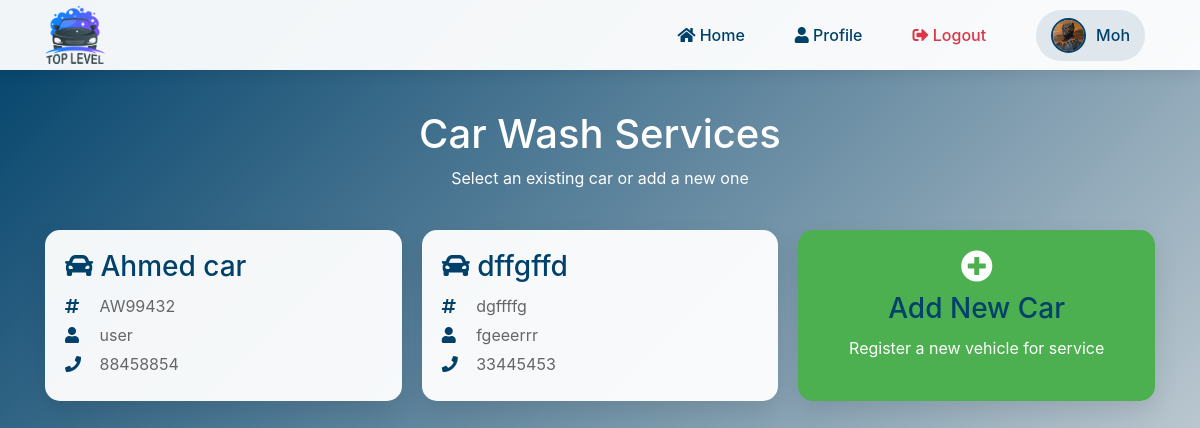
/car_wash_services.php?type=saloon (signed in), run on the app's committed database.
### tables this page shows
CREATE TABLE `client_cars` (
  `id` int(11) NOT NULL,
  `employee_id` int(11) NOT NULL,
  `car_number` varchar(20) NOT NULL,
  `car_name` varchar(100) NOT NULL,
  `car_type` enum('saloon','4wheel') NOT NULL,
  `created_at` timestamp NOT NULL DEFAULT current_timestamp(),
  `updated_at` timestamp NOT NULL DEFAULT current_timestamp() ON UPDATE current_timestamp(),
  `client_name` varchar(100) DEFAULT NULL,
  `phone` varchar(15) DEFAULT NULL
);

### car_wash_services.php (the view, shortened to what this page needs)
<?php
$car_type = $_GET['type'];
include('db.php');
$cars_sql = "SELECT c.*, u.employee_name
             FROM client_cars c
             JOIN users u ON c.employee_id = u.id
             WHERE c.car_type = ?
             ORDER BY c.created_at DESC";
$cars_stmt = $conn->prepare($cars_sql);
$cars_stmt->bind_param("s", $car_type);
$cars_stmt->execute();
$existing_cars = $cars_stmt->get_result();
?>
<!DOCTYPE html>
<html lang="en">
<head>
    <link rel="stylesheet" href="https://cdnjs.cloudflare.com/ajax/libs/font-awesome/5.15.4/css/all.min.css">
</head>
<body>
    <?php include 'nav.php'; ?>
    <div class="container">
        <div class="page-title">
            <h1>Car Wash Services</h1>
            <p>Select an existing car or add a new one</p>
        </div>
        <div class="cars-container">
            <?php if ($existing_cars->num_rows > 0): ?>
                <?php while($car = $existing_cars->fetch_assoc()): ?>
                    <div class="car-card" onclick="selectCar('<?php echo htmlspecialchars(json_encode($car)); ?>')">
                        <h3><i class="fas fa-car"></i> <?php echo htmlspecialchars($car['car_name']); ?></h3>
                        <div class="car-info">
                            <i class="fas fa-hashtag"></i> <?php echo htmlspecialchars($car['car_number']); ?>
                        </div>
                        <div class="car-info">
                            <i class="fas fa-user"></i> <?php echo htmlspecialchars($car['client_name']); ?>
                        </div>
                        <div class="car-info">
                            <i class="fas fa-phone"></i> <?php echo htmlspecialchars($car['phone']); ?>
                        </div>
                    </div>
                <?php endwhile; ?>
            <?php endif; ?>
            <div class="car-card add-new-car" onclick="showNewCarForm()">
                <i class="fas fa-plus-circle"></i>
                <h3>Add New Car</h3>
                <p>Register a new vehicle for service</p>
            </div>
        </div>
    </div>
</body>
</html>

### car_wash_services.php (style rules this page uses)
* { margin: 0; padding: 0; box-sizing: border-box; }
body { font-family: 'Poppins', sans-serif; background: linear-gradient(135deg, #00416A, #E4E5E6); min-height: 100vh; padding-top: 90px; }
.container { max-width: 1200px; margin: 0 auto; padding: 20px; }
.page-title { text-align: center; color: white; margin-bottom: 40px; animation: fadeInDown 0.8s ease; }
.cars-container { display: grid; grid-template-columns: repeat(auto-fill, minmax(300px, 1fr)); gap: 20px; margin-bottom: 30px; }
.car-card { background: rgba(255, 255, 255, 0.95); border-radius: 15px; padding: 20px; box-shadow: 0 10px 25px rgba(0, 0, 0, 0.1); cursor: pointer; transition: all 0.3s ease; }
.car-card h3 { color: #00416A; margin-bottom: 10px; }
.car-info { margin: 5px 0; color: #666; }
.car-info i { width: 20px; color: #00416A; margin-right: 10px; }
.add-new-car { background: #4CAF50; color: white; border-radius: 15px; padding: 20px; text-align: center; cursor: pointer; transition: all 0.3s ease; }
.add-new-car i { font-size: 2rem; margin-bottom: 10px; }

### data on the page
client_cars: car_name "Ahmed car", car_number "AW99432", client_name "user", phone "88458854"
client_cars: car_name "dffgffd", car_number "dgffffg", client_name "fgeeerrr", phone "33445453"

### other printed values
$employee_name "Moh"
